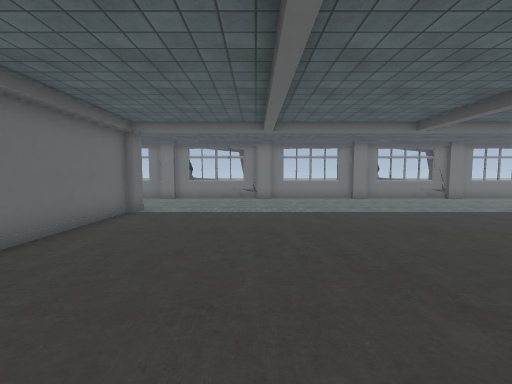
View 1 (above)

17 first-person views from a walk through a scene from a Unity 3-D project. The camera is 1.3 m above the floor, tilts 4° down and sees 90° across. The floor is counted in squares, 1 m on a side. Each view is taken from the middle of a square. On the plan, view 1 faces up. The plan holds only what a view shows up to about 13 squares ahead; the rest is blank. The place goes on beyond the plan. The player is left out. Door leaves are left out, so doorways stand open. Some surface patterns are stand-ins.

View 2
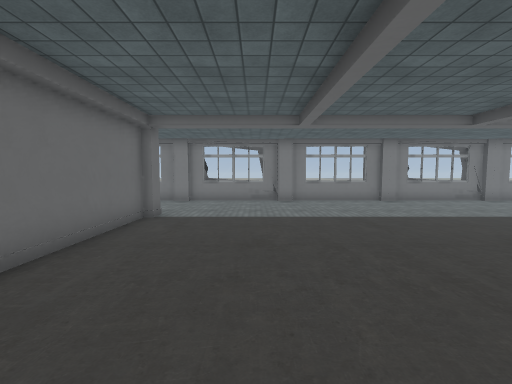

View 3
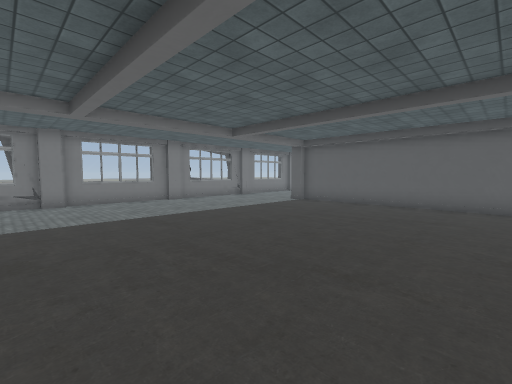

View 4
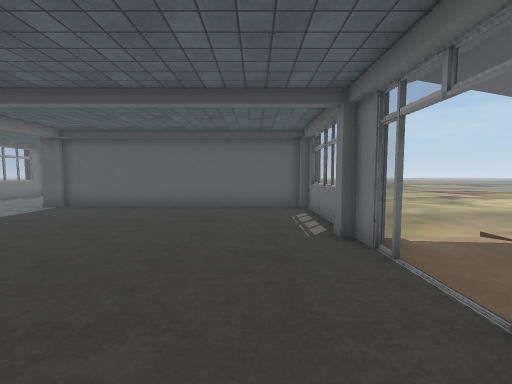

View 5
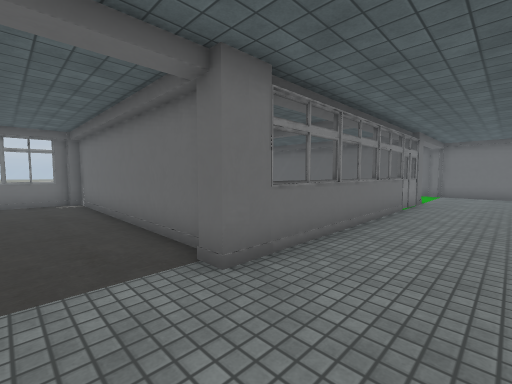

View 6
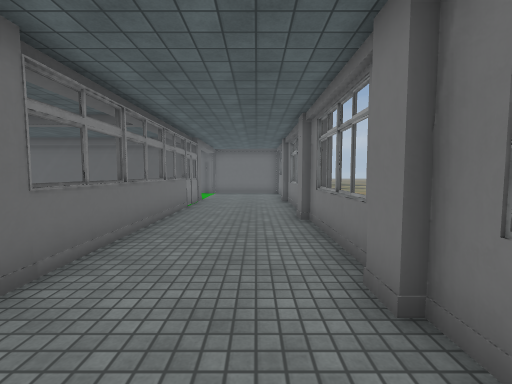

View 7
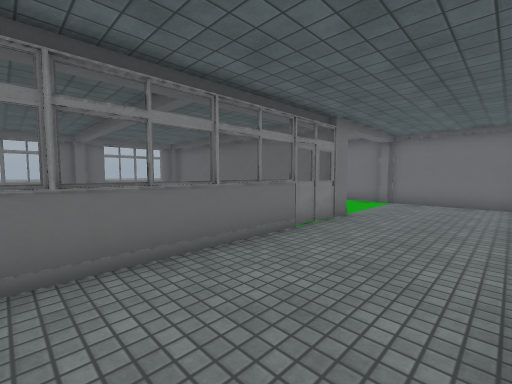

View 8
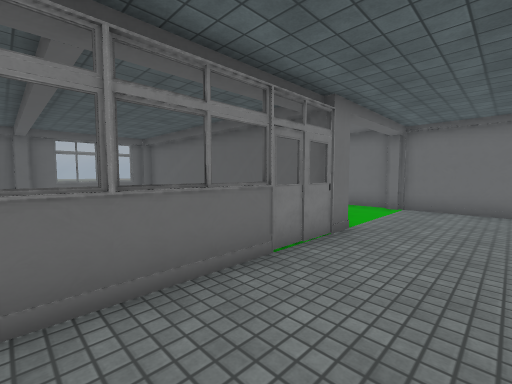

View 9
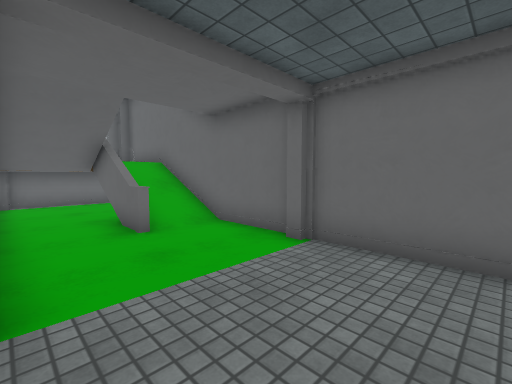

View 10
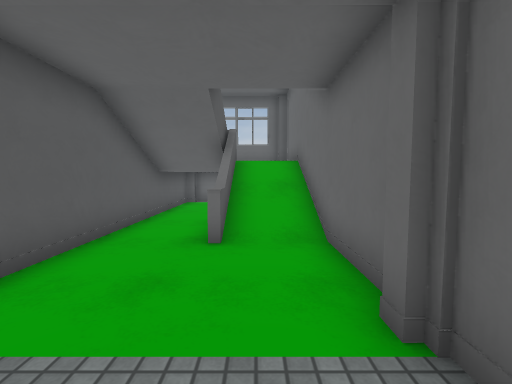

View 11
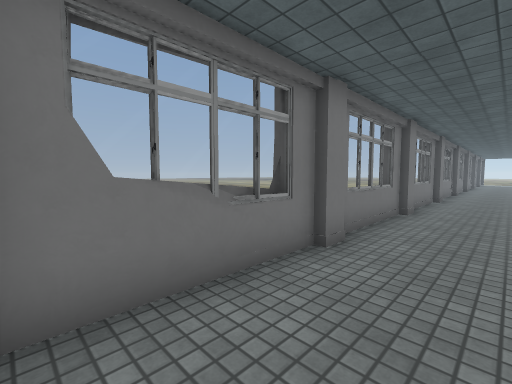

View 12
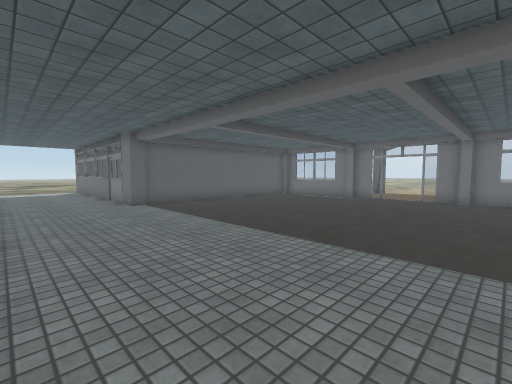

View 13
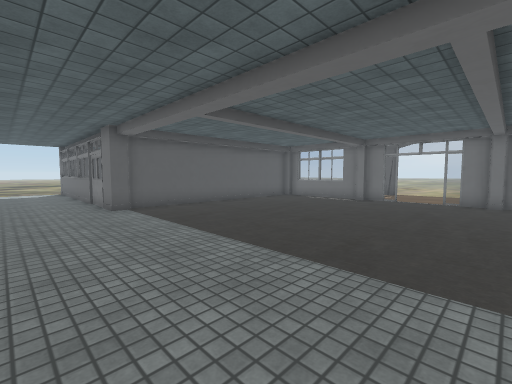

View 14
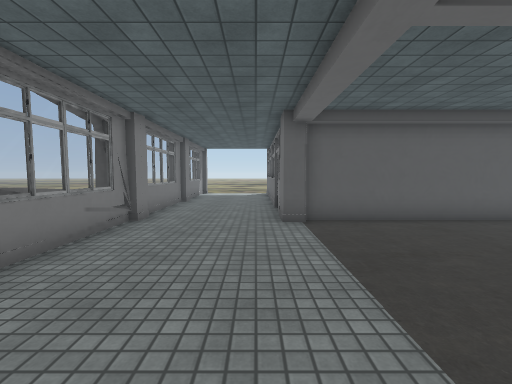

View 15
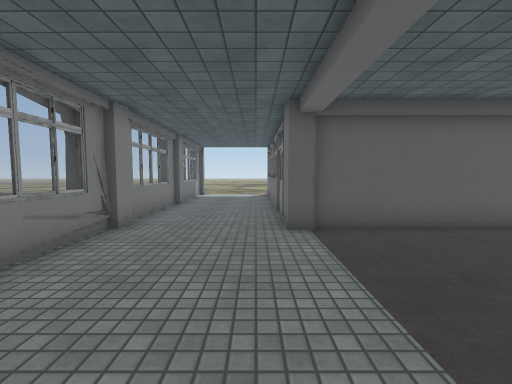

View 16
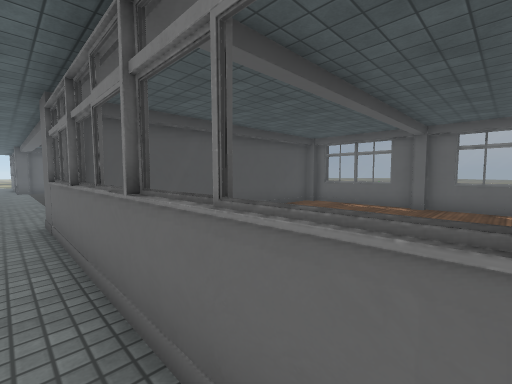

View 17
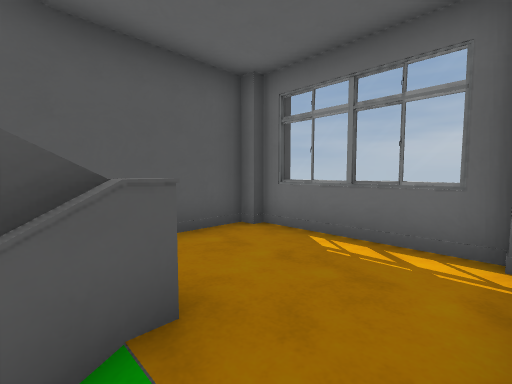

### Floor plan
Key: @ floor where view 1 was taken; # wall or solid block; . main floor; - floor 0.25 m lower than the main floor; : floor 1.75 m higher than the main floor; / step, stairs or slope; D open door; = window, fence, low wall or low ledge; ^ raised ledge; O other object.
Columns run from 20 left of view 1 to 15 right of it. Each row starts with its distance up from view 1.
 14 ##===##===##===##===##===##===##===#
 13 #..................................#
 12 #...................................
 11 #...................................
 10 #...................................
  9 #....###=======#..............###===
  8 #....##        #..............#
  7 #....##        #..............#
  6 #//=.##        #..............#
  5 #//=.##        #..............#
  4 #//=.##        #..............#
  3 #//^/#^        #..............#
  2  ::^:##        #..............#
  1  ::::## .......#..............#
  0   :::## .......#....@.........#
 -1  #===##===##===##===O#DDD##===#
 -2
 -3                           ---
 -4                           -----
 -5                            ------
 -6                            ------
 -7                             ------
 -8                              -----
 -9                               ----
-10                                ---
-11                                 --

Positions as (right, up) in squares from view 1, and headings:
1: (0, 0), facing up
2: (-1, 1), facing up
3: (-1, 1), facing up-right
4: (0, 1), facing right
5: (-2, 12), facing down-left
6: (-2, 12), facing left
7: (-7, 13), facing down-left
8: (-9, 12), facing down-left
9: (-15, 12), facing down-left
10: (-18, 11), facing down
11: (-19, 11), facing up-right
12: (-1, 13), facing down-right
13: (0, 12), facing down-right
14: (3, 10), facing right
15: (4, 10), facing right
16: (-12, 10), facing down-right
17: (-19, 3), facing down-right
